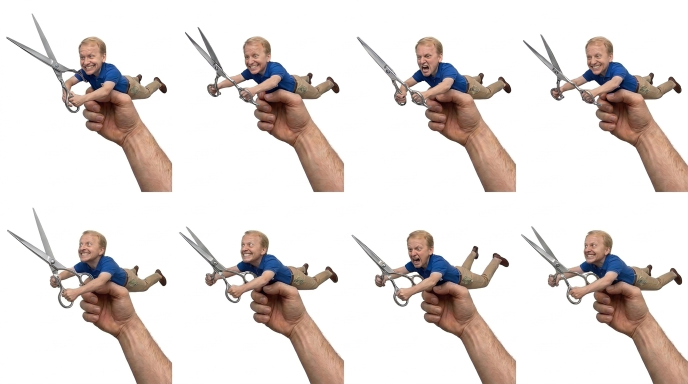
#> input picture source/mm_tools/kyle_scissors/assets/kyle_sheet_bird_lock_1795077601790.jpg, 1376 x 768 px (shown at 1/2 size)
$ python -i make_vote_thumbs.py   (imports and definitions only)
#> lines starting #> are read from the running program, lines starting #| are printed output that depends on the picture
"""Make ~320x320 transparent thumbnails for the Mystery Box monster vote page.
Run: python -I make_vote_thumbs.py [ids...]   (needs numpy + PIL)
Output: source/mm_tools/out/mystery_box/vote_thumbs/<id>_<name>.png
"""
import math
import os
import struct
import sys

import numpy as np
from PIL import Image

HERE = os.path.dirname(os.path.abspath(__file__))
MM = os.path.dirname(HERE)
MOD = os.path.dirname(os.path.dirname(MM))
sys.path.insert(0, MM)
import md3lib  # noqa: E402

OUT = os.path.join(MM, "out", "mystery_box", "vote_thumbs")
# [1 line not run here, left out]
SIZE = 320
TARGET_H = round(SIZE * 0.85)      # every monster fills ~85% of the card height ...
TARGET_W = SIZE - 20               # ... unless that would be wider than the card
BASELINE = SIZE - 24               # common baseline (bottom of the figure), so top margin = 24 at full height


def mod(*p):
    return os.path.join(MOD, *p)


# ---------------------------------------------------------------- sprites
# [15 lines left out: function read_spr32, not called in this run]


def fit_image(img):
    """crop RGBA PIL image to its alpha bbox and fit it into a SIZE x SIZE canvas."""
    bb = img.getchannel("A").point(lambda a: 255 if a > 8 else 0).getbbox()
#> bb = (0, 0, 1376, 768)
    if bb:
        img = img.crop(bb)
    s = min(TARGET_W / img.width, TARGET_H / img.height)     # every monster the same height unless too wide
#> s = 0.218
    nw, nh = max(1, round(img.width * s)), max(1, round(img.height * s))
#> nw = 300; nh = 167
    a = np.asarray(img, np.float32) / 255.0
    a[..., :3] *= a[..., 3:4]  # premultiply so resizing leaves no fringes
    pm = Image.fromarray((a * 255 + 0.5).astype(np.uint8), "RGBA")
    pm = pm.resize((nw, nh), Image.LANCZOS if s < 1 else Image.NEAREST)
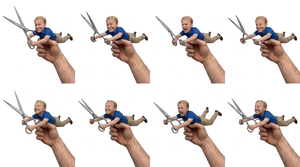
#> pm: PIL image 300x167 RGBA; mean R, G, B, A 227.1, 220, 217.1, 255
    b = np.asarray(pm, np.float32) / 255.0
    al = b[..., 3:4]
#> al: shape (167, 300, 1) float32; every value is 1
    b[..., :3] = np.where(al > 0, b[..., :3] / np.maximum(al, 1e-4), 0)
    out = Image.fromarray((np.clip(b, 0, 1) * 255 + 0.5).astype(np.uint8), "RGBA")
    canvas = Image.new("RGBA", (SIZE, SIZE), (0, 0, 0, 0))
#> canvas: PIL image 320x320 RGBA; every value is 0
    canvas.paste(out, ((SIZE - nw) // 2, BASELINE - nh), out)
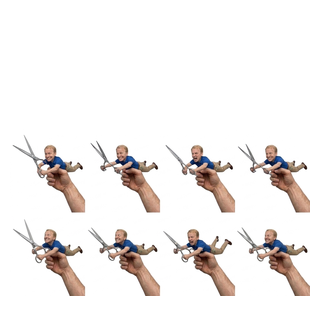
#> canvas: PIL image 320x320 RGBA; mean R, G, B, A 111.1, 107.6, 106.2, 124.8; transparent parts drawn white
    return canvas


def sprite_thumb(path, frame):
    fr = read_spr32(path)
    return fit_image(Image.fromarray(fr[frame], "RGBA"))


def png_thumb(path):
    return fit_image(Image.open(path).convert("RGBA"))


# ---------------------------------------------------------------- textures
_tex_cache = {}


# [144 lines left out: functions load_tex, sample, render_md3, not called in this run]


SPEC = [
    (1, "megaman_contraption", lambda: render_md3(mod("progs/megaman.md3"), 0)),
    (2, "suit_rider", lambda: render_md3(mod("progs/mm_suit_rider.md3"), 0, mod("progs/mm_suit_rider.md3_0.skin"), skip=("spark_fx",))),
    (3, "pink_supercar", lambda: render_md3(mod("progs/pink_supercar.md3"), 0, mod("progs/pink_supercar.md3_0.skin"))),
    (4, "squat_rider", lambda: render_md3(mod("progs/mm_squat_rider.md3"), 0, mod("progs/mm_squat_rider.md3_0.skin"), skip=("spark_fx",))),
    (5, "netsend_pc", lambda: render_md3(mod("progs/netsend_pc.md3"), 20, mod("progs/netsend_pc.md3_0.skin"),
                                         extra_fallback={"netsend_screen": (0.1, 0.25, 0.8)})),
    (6, "gw_horse", lambda: render_md3(mod("progs/gw_horse.md3"), 0, mod("progs/gw_horse.md3_0.skin"))),
    (7, "bigears_head", lambda: render_md3(mod("progs/bigears.md3"), 0)),
    (8, "forklift", lambda: render_md3(mod("progs/bklan/sr_vehicle_forklift_orange_a01.md3"), 0, flipv=True, gain=2.2)),
    (9, "wheelman", lambda: sprite_thumb(mod("progs/wheelman.spr32"), 0)),
    (10, "jesskart", lambda: sprite_thumb(mod("progs/jesskart.spr32"), 0)),
    (11, "kyle_scissors", lambda: sprite_thumb(mod("progs/fr_scissors.spr32"), 0)),
    (12, "earhead", lambda: png_thumb(mod("earhead_sprite", "earhead_00.png"))),
    (13, "pickle_surprise", lambda: png_thumb(mod("progs", "pickle_00.png"))),
    (14, "friend_rob", lambda: sprite_thumb(mod("progs/fr_rob.spr32"), 0)),
    (15, "john_wave_hand", lambda: sprite_thumb(mod("progs/fr_johnhand.spr32"), 0)),
    (16, "wheelman_rolling", lambda: sprite_thumb(mod("progs/wheelman.spr32"), 8 + 2 * 6 + 1)),
    # sprites added 2026-10-31 (frame 0 = idle, facing the viewer)
    (17, "bryan_demons", lambda: sprite_thumb(mod("progs/bryan.spr32"), 0)),
    (18, "dennis", lambda: sprite_thumb(mod("progs/fr_dennis.spr32"), 0)),
    (19, "paul", lambda: sprite_thumb(mod("progs/fr_paul.spr32"), 0)),
    (20, "quakeguy", lambda: sprite_thumb(mod("progs/fr_quakeguy.spr32"), 0)),
    (21, "mr_diy", lambda: sprite_thumb(mod("progs/fr_mrdiy.spr32"), 0)),
    (22, "rubber_finger", lambda: sprite_thumb(mod("progs/fr_finger.spr32"), 0)),
]

# [21 lines left out: function reframe, not called in this run]


# [13 lines not run here, left out]

>>> result = png_thumb('../kyle_scissors/assets/kyle_sheet_bird_lock_1795077601790.jpg')

$ run again, on source/mm_tools/kyle_scissors/assets/models/kyle_torp_back.png
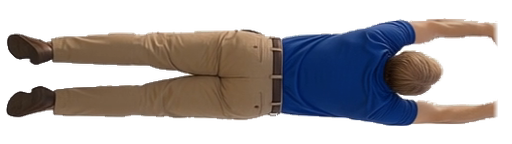
#> input picture source/mm_tools/kyle_scissors/assets/models/kyle_torp_back.png, 512 x 144 px
#> bb = (6, 18, 498, 126)
#> in fit_image, `a[..., :3] *= a[..., 3:4]`:
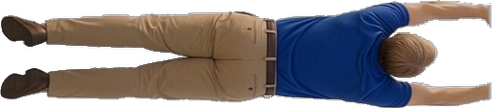
#> a: shape (108, 492, 4) float32; mean R, G, B, A 0.234, 0.21, 0.215, 0.653; transparent parts drawn white
#> in fit_image, `canvas.paste(out, ((SIZE - nw) // 2, BASELINE - nh), out)`:
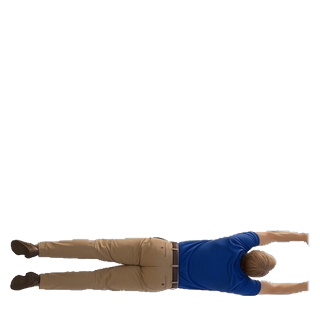
#> canvas: PIL image 320x320 RGBA; mean R, G, B, A 11.8, 10.6, 10.8, 31.6; transparent parts drawn white

$ run again, on source/mm_tools/kyle_scissors/assets/pocket_kyle_hd/birdlock_00.png
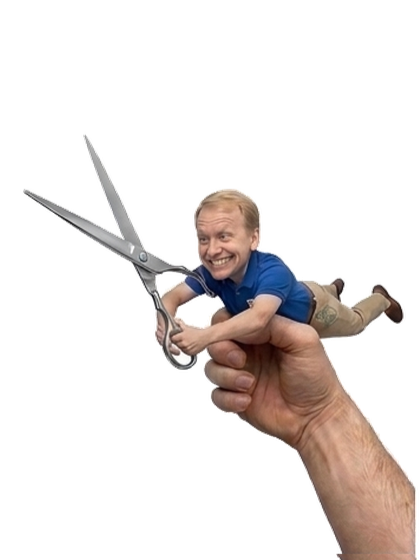
#> input picture source/mm_tools/kyle_scissors/assets/pocket_kyle_hd/birdlock_00.png, 420 x 560 px
#> bb = (23, 134, 418, 560)
#> in fit_image, `a[..., :3] *= a[..., 3:4]`:
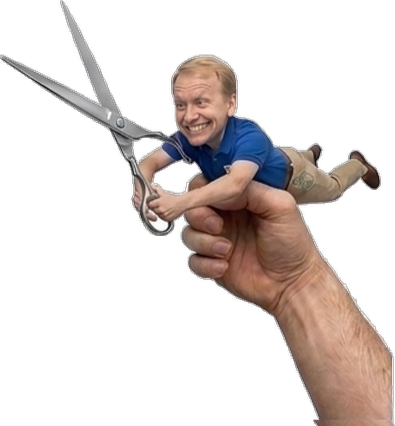
#> a: shape (426, 395, 4) float32; mean R, G, B, A 0.162, 0.131, 0.12, 0.278; transparent parts drawn white
#> in fit_image, `canvas.paste(out, ((SIZE - nw) // 2, BASELINE - nh), out)`:
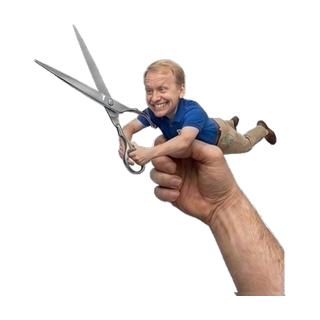
#> canvas: PIL image 320x320 RGBA; mean R, G, B, A 27.7, 22.6, 20.7, 46.6; transparent parts drawn white
